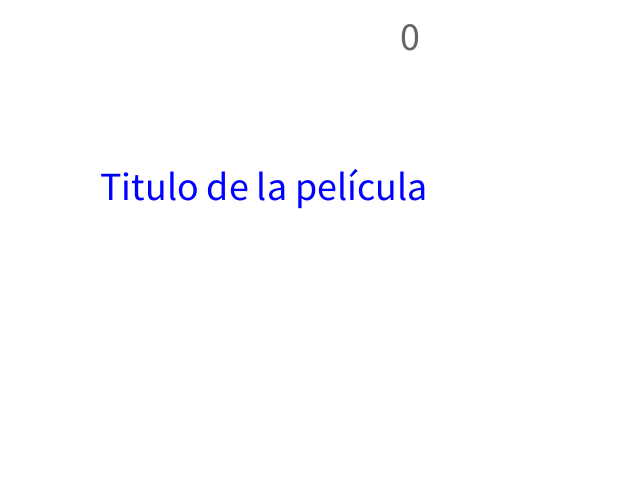
Frame 1 (no input)
Frame 60 (the mouse pressed at the canvas centre just before this capture): identical to frame 1, image omitted
Frame 120 (the mouse held since frame 60 and released just before this capture): identical to frame 1, image omitted

The Processing sketch that drew this single still picture (run headless with seeded random() and noise(); from frame 60 on, the mouse is pressed at the canvas centre):

// Processing sketch: diagramaDeEstados1
// ── diagramaDeEstados1.pde
String estado;
int segundos;
void setup() {
  size(640, 480);
  estado ="titulo";
  textSize(40);
}
void draw() {
  background(255);
  fill(100);
  text(segundos, 400, 50);
  if (estado.equals("titulo")) {
    fill(0, 0, 255);
    text("Titulo de la película", 100, 200);
  } else if (estado.equals("segunda")) {
    fill(0, 255, 255);
    text("Director", 100, 200);
  } else if (estado.equals("tercera")) {
    fill(255, 0, 0);
    text("Protagonistas", 100, 200);
  } else if (estado.equals("fin")) {
    text("FIN", width/2, height/2);
  }
  if (frameCount%60 == 0) {
    segundos++;
  }
  if (segundos<4) {
    estado = "titulo";
  } else if (segundos>=4 && segundos<= 7) {
    estado = "segunda";
  } else if (segundos > 7 && segundos <10) {
    estado = "tercera";
  } else {
    estado = "fin";
  }
}
void mousePressed() {
  estado = "inicio";
  segundos = 0;
}
